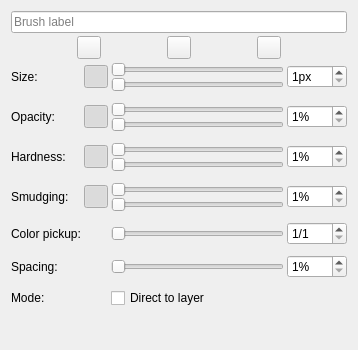
<?xml version="1.0" encoding="UTF-8"?>
<ui version="4.0">
 <class>BrushSettings</class>
 <widget class="QWidget" name="BrushSettings">
  <property name="geometry">
   <rect>
    <x>0</x>
    <y>0</y>
    <width>358</width>
    <height>350</height>
   </rect>
  </property>
  <property name="windowTitle">
   <string>Brush Settings</string>
  </property>
  <layout class="QVBoxLayout" name="verticalLayout">
   <property name="spacing">
    <number>3</number>
   </property>
   <item>
    <widget class="QLineEdit" name="brushLabel">
     <property name="placeholderText">
      <string>Brush label</string>
     </property>
    </widget>
   </item>
   <item>
    <layout class="QHBoxLayout" name="horizontalLayout">
     <property name="spacing">
      <number>0</number>
     </property>
     <item>
      <widget class="GroupedToolButton" name="hardedgeMode">
       <property name="toolTip">
        <string>Hard edged brush</string>
       </property>
       <property name="icon">
        <iconset theme="draw-freehand">
         <normaloff>theme:draw-freehand.svg</normaloff>theme:draw-freehand.svg</iconset>
       </property>
       <property name="checkable">
        <bool>true</bool>
       </property>
       <property name="autoExclusive">
        <bool>true</bool>
       </property>
       <property name="groupPosition">
        <enum>GroupedToolButton::GroupLeft</enum>
       </property>
      </widget>
     </item>
     <item>
      <widget class="GroupedToolButton" name="softedgeMode">
       <property name="toolTip">
        <string>Soft brush</string>
       </property>
       <property name="icon">
        <iconset theme="draw-brush">
         <normaloff>theme:draw-brush.svg</normaloff>theme:draw-brush.svg</iconset>
       </property>
       <property name="checkable">
        <bool>true</bool>
       </property>
       <property name="autoExclusive">
        <bool>true</bool>
       </property>
       <property name="groupPosition">
        <enum>GroupedToolButton::GroupCenter</enum>
       </property>
      </widget>
     </item>
     <item>
      <widget class="GroupedToolButton" name="watercolorMode">
       <property name="toolTip">
        <string>Watercolor</string>
       </property>
       <property name="icon">
        <iconset theme="draw-watercolor">
         <normaloff>theme:draw-watercolor.svg</normaloff>theme:draw-watercolor.svg</iconset>
       </property>
       <property name="checkable">
        <bool>true</bool>
       </property>
       <property name="autoExclusive">
        <bool>true</bool>
       </property>
       <property name="groupPosition">
        <enum>GroupedToolButton::GroupRight</enum>
       </property>
      </widget>
     </item>
    </layout>
   </item>
   <item>
    <layout class="QGridLayout" name="gridLayout" columnstretch="0,0,1,0,0">
     <property name="verticalSpacing">
      <number>0</number>
     </property>
     <item row="4" column="2" colspan="2">
      <widget class="QSlider" name="brushopacity">
       <property name="minimum">
        <number>1</number>
       </property>
       <property name="maximum">
        <number>100</number>
       </property>
       <property name="orientation">
        <enum>Qt::Horizontal</enum>
       </property>
      </widget>
     </item>
     <item row="6" column="0" rowspan="2">
      <widget class="QLabel" name="hardnessLabel">
       <property name="text">
        <string>Hardness:</string>
       </property>
      </widget>
     </item>
     <item row="11" column="0" colspan="5">
      <spacer name="colorpickupSeparator">
       <property name="orientation">
        <enum>Qt::Vertical</enum>
       </property>
       <property name="sizeType">
        <enum>QSizePolicy::Fixed</enum>
       </property>
       <property name="sizeHint" stdset="0">
        <size>
         <width>20</width>
         <height>10</height>
        </size>
       </property>
      </spacer>
     </item>
     <item row="0" column="0" rowspan="2">
      <widget class="QLabel" name="label">
       <property name="text">
        <string>Size:</string>
       </property>
      </widget>
     </item>
     <item row="3" column="2" colspan="2">
      <widget class="QSlider" name="brushopacity0">
       <property name="minimum">
        <number>1</number>
       </property>
       <property name="maximum">
        <number>100</number>
       </property>
       <property name="orientation">
        <enum>Qt::Horizontal</enum>
       </property>
      </widget>
     </item>
     <item row="3" column="0" rowspan="2">
      <widget class="QLabel" name="label_2">
       <property name="text">
        <string>Opacity:</string>
       </property>
      </widget>
     </item>
     <item row="14" column="4">
      <widget class="QSpinBox" name="spinBox_4">
       <property name="suffix">
        <string notr="true">%</string>
       </property>
       <property name="minimum">
        <number>1</number>
       </property>
       <property name="maximum">
        <number>50</number>
       </property>
      </widget>
     </item>
     <item row="9" column="2" colspan="2">
      <widget class="QSlider" name="brushsmudging0">
       <property name="minimum">
        <number>1</number>
       </property>
       <property name="maximum">
        <number>100</number>
       </property>
       <property name="orientation">
        <enum>Qt::Horizontal</enum>
       </property>
      </widget>
     </item>
     <item row="1" column="2" colspan="2">
      <widget class="QSlider" name="brushsize">
       <property name="minimum">
        <number>1</number>
       </property>
       <property name="maximum">
        <number>128</number>
       </property>
       <property name="orientation">
        <enum>Qt::Horizontal</enum>
       </property>
      </widget>
     </item>
     <item row="8" column="0" colspan="5">
      <spacer name="smudgingSeparator">
       <property name="orientation">
        <enum>Qt::Vertical</enum>
       </property>
       <property name="sizeType">
        <enum>QSizePolicy::Fixed</enum>
       </property>
       <property name="sizeHint" stdset="0">
        <size>
         <width>20</width>
         <height>10</height>
        </size>
       </property>
      </spacer>
     </item>
     <item row="6" column="2" colspan="2">
      <widget class="QSlider" name="brushhardness0">
       <property name="minimum">
        <number>1</number>
       </property>
       <property name="maximum">
        <number>100</number>
       </property>
       <property name="orientation">
        <enum>Qt::Horizontal</enum>
       </property>
      </widget>
     </item>
     <item row="10" column="2" colspan="2">
      <widget class="QSlider" name="brushsmudging">
       <property name="minimum">
        <number>1</number>
       </property>
       <property name="maximum">
        <number>100</number>
       </property>
       <property name="orientation">
        <enum>Qt::Horizontal</enum>
       </property>
      </widget>
     </item>
     <item row="6" column="1" rowspan="2">
      <widget class="QToolButton" name="hardnessPressure">
       <property name="toolTip">
        <string>Pressure sensitivity</string>
       </property>
       <property name="icon">
        <iconset theme="input-tablet">
         <normaloff>theme:input-tablet.svg</normaloff>theme:input-tablet.svg</iconset>
       </property>
       <property name="checkable">
        <bool>true</bool>
       </property>
       <property name="checked">
        <bool>true</bool>
       </property>
       <property name="autoRaise">
        <bool>true</bool>
       </property>
      </widget>
     </item>
     <item row="9" column="4" rowspan="2">
      <widget class="QSpinBox" name="smudgingBox">
       <property name="suffix">
        <string notr="true">%</string>
       </property>
       <property name="minimum">
        <number>1</number>
       </property>
       <property name="maximum">
        <number>100</number>
       </property>
      </widget>
     </item>
     <item row="7" column="2" colspan="2">
      <widget class="QSlider" name="brushhardness">
       <property name="minimum">
        <number>1</number>
       </property>
       <property name="maximum">
        <number>100</number>
       </property>
       <property name="orientation">
        <enum>Qt::Horizontal</enum>
       </property>
      </widget>
     </item>
     <item row="6" column="4" rowspan="2">
      <widget class="QSpinBox" name="hardnessBox">
       <property name="suffix">
        <string notr="true">%</string>
       </property>
       <property name="minimum">
        <number>1</number>
       </property>
       <property name="maximum">
        <number>100</number>
       </property>
      </widget>
     </item>
     <item row="14" column="0">
      <widget class="QLabel" name="label_4">
       <property name="text">
        <string>Spacing:</string>
       </property>
      </widget>
     </item>
     <item row="16" column="0">
      <widget class="QLabel" name="modeLabel">
       <property name="text">
        <string>Mode:</string>
       </property>
      </widget>
     </item>
     <item row="13" column="0" colspan="5">
      <spacer name="verticalSpacer_6">
       <property name="orientation">
        <enum>Qt::Vertical</enum>
       </property>
       <property name="sizeType">
        <enum>QSizePolicy::Fixed</enum>
       </property>
       <property name="sizeHint" stdset="0">
        <size>
         <width>20</width>
         <height>10</height>
        </size>
       </property>
      </spacer>
     </item>
     <item row="9" column="0" rowspan="2">
      <widget class="QLabel" name="smudgingLabel">
       <property name="text">
        <string>Smudging:</string>
       </property>
      </widget>
     </item>
     <item row="5" column="0" colspan="5">
      <spacer name="hardnessSeparator">
       <property name="orientation">
        <enum>Qt::Vertical</enum>
       </property>
       <property name="sizeType">
        <enum>QSizePolicy::Fixed</enum>
       </property>
       <property name="sizeHint" stdset="0">
        <size>
         <width>20</width>
         <height>10</height>
        </size>
       </property>
      </spacer>
     </item>
     <item row="14" column="2" colspan="2">
      <widget class="QSlider" name="brushspacing">
       <property name="minimum">
        <number>1</number>
       </property>
       <property name="maximum">
        <number>50</number>
       </property>
       <property name="orientation">
        <enum>Qt::Horizontal</enum>
       </property>
      </widget>
     </item>
     <item row="12" column="2" colspan="2">
      <widget class="QSlider" name="colorpickup">
       <property name="minimum">
        <number>1</number>
       </property>
       <property name="maximum">
        <number>32</number>
       </property>
       <property name="orientation">
        <enum>Qt::Horizontal</enum>
       </property>
      </widget>
     </item>
     <item row="0" column="2" colspan="2">
      <widget class="QSlider" name="brushsize0">
       <property name="minimum">
        <number>1</number>
       </property>
       <property name="maximum">
        <number>128</number>
       </property>
       <property name="orientation">
        <enum>Qt::Horizontal</enum>
       </property>
      </widget>
     </item>
     <item row="3" column="1" rowspan="2">
      <widget class="QToolButton" name="opacityPressure">
       <property name="toolTip">
        <string>Pressure sensitivity</string>
       </property>
       <property name="icon">
        <iconset theme="input-tablet">
         <normaloff>theme:input-tablet.svg</normaloff>theme:input-tablet.svg</iconset>
       </property>
       <property name="checkable">
        <bool>true</bool>
       </property>
       <property name="checked">
        <bool>true</bool>
       </property>
       <property name="autoRaise">
        <bool>true</bool>
       </property>
      </widget>
     </item>
     <item row="3" column="4" rowspan="2">
      <widget class="QSpinBox" name="spinBox_2">
       <property name="suffix">
        <string notr="true">%</string>
       </property>
       <property name="minimum">
        <number>1</number>
       </property>
       <property name="maximum">
        <number>100</number>
       </property>
      </widget>
     </item>
     <item row="0" column="1" rowspan="2">
      <widget class="QToolButton" name="sizePressure">
       <property name="toolTip">
        <string>Pressure sensitivity</string>
       </property>
       <property name="icon">
        <iconset theme="input-tablet">
         <normaloff>theme:input-tablet.svg</normaloff>theme:input-tablet.svg</iconset>
       </property>
       <property name="checkable">
        <bool>true</bool>
       </property>
       <property name="checked">
        <bool>true</bool>
       </property>
       <property name="autoRaise">
        <bool>true</bool>
       </property>
      </widget>
     </item>
     <item row="2" column="0" colspan="5">
      <spacer name="verticalSpacer">
       <property name="orientation">
        <enum>Qt::Vertical</enum>
       </property>
       <property name="sizeType">
        <enum>QSizePolicy::Fixed</enum>
       </property>
       <property name="sizeHint" stdset="0">
        <size>
         <width>20</width>
         <height>10</height>
        </size>
       </property>
      </spacer>
     </item>
     <item row="12" column="0">
      <widget class="QLabel" name="colorpickupLabel">
       <property name="text">
        <string>Color pickup:</string>
       </property>
      </widget>
     </item>
     <item row="12" column="4">
      <widget class="QSpinBox" name="colorpickupBox">
       <property name="prefix">
        <string>1/</string>
       </property>
       <property name="minimum">
        <number>1</number>
       </property>
       <property name="maximum">
        <number>32</number>
       </property>
      </widget>
     </item>
     <item row="16" column="2" colspan="3">
      <widget class="QCheckBox" name="modeIncremental">
       <property name="text">
        <string>Direct to layer</string>
       </property>
      </widget>
     </item>
     <item row="0" column="4" rowspan="2">
      <widget class="QSpinBox" name="spinBox">
       <property name="suffix">
        <string>px</string>
       </property>
       <property name="minimum">
        <number>1</number>
       </property>
       <property name="maximum">
        <number>128</number>
       </property>
      </widget>
     </item>
     <item row="9" column="1" rowspan="2">
      <widget class="QToolButton" name="smudgingPressure">
       <property name="toolTip">
        <string>Pressure sensitivity</string>
       </property>
       <property name="icon">
        <iconset theme="input-tablet">
         <normaloff>theme:input-tablet.svg</normaloff>theme:input-tablet.svg</iconset>
       </property>
       <property name="checkable">
        <bool>true</bool>
       </property>
       <property name="checked">
        <bool>true</bool>
       </property>
       <property name="autoRaise">
        <bool>true</bool>
       </property>
      </widget>
     </item>
     <item row="15" column="0" colspan="5">
      <spacer name="verticalSpacer_7">
       <property name="orientation">
        <enum>Qt::Vertical</enum>
       </property>
       <property name="sizeType">
        <enum>QSizePolicy::Fixed</enum>
       </property>
       <property name="sizeHint" stdset="0">
        <size>
         <width>20</width>
         <height>10</height>
        </size>
       </property>
      </spacer>
     </item>
    </layout>
   </item>
   <item>
    <spacer name="verticalSpacer_5">
     <property name="orientation">
      <enum>Qt::Vertical</enum>
     </property>
     <property name="sizeHint" stdset="0">
      <size>
       <width>20</width>
       <height>40</height>
      </size>
     </property>
    </spacer>
   </item>
  </layout>
 </widget>
 <customwidgets>
  <customwidget>
   <class>GroupedToolButton</class>
   <extends>QToolButton</extends>
   <header>widgets/groupedtoolbutton.h</header>
  </customwidget>
 </customwidgets>
 <tabstops>
  <tabstop>brushsize</tabstop>
  <tabstop>brushhardness</tabstop>
  <tabstop>brushspacing</tabstop>
 </tabstops>
 <resources/>
 <connections>
  <connection>
   <sender>brushsize</sender>
   <signal>valueChanged(int)</signal>
   <receiver>spinBox</receiver>
   <slot>setValue(int)</slot>
   <hints>
    <hint type="sourcelabel">
     <x>271</x>
     <y>83</y>
    </hint>
    <hint type="destinationlabel">
     <x>350</x>
     <y>77</y>
    </hint>
   </hints>
  </connection>
  <connection>
   <sender>spinBox</sender>
   <signal>valueChanged(int)</signal>
   <receiver>brushsize</receiver>
   <slot>setValue(int)</slot>
   <hints>
    <hint type="sourcelabel">
     <x>350</x>
     <y>77</y>
    </hint>
    <hint type="destinationlabel">
     <x>271</x>
     <y>83</y>
    </hint>
   </hints>
  </connection>
  <connection>
   <sender>brushopacity</sender>
   <signal>valueChanged(int)</signal>
   <receiver>spinBox_2</receiver>
   <slot>setValue(int)</slot>
   <hints>
    <hint type="sourcelabel">
     <x>271</x>
     <y>133</y>
    </hint>
    <hint type="destinationlabel">
     <x>350</x>
     <y>127</y>
    </hint>
   </hints>
  </connection>
  <connection>
   <sender>spinBox_2</sender>
   <signal>valueChanged(int)</signal>
   <receiver>brushopacity</receiver>
   <slot>setValue(int)</slot>
   <hints>
    <hint type="sourcelabel">
     <x>350</x>
     <y>127</y>
    </hint>
    <hint type="destinationlabel">
     <x>271</x>
     <y>133</y>
    </hint>
   </hints>
  </connection>
  <connection>
   <sender>brushhardness</sender>
   <signal>valueChanged(int)</signal>
   <receiver>hardnessBox</receiver>
   <slot>setValue(int)</slot>
   <hints>
    <hint type="sourcelabel">
     <x>271</x>
     <y>183</y>
    </hint>
    <hint type="destinationlabel">
     <x>350</x>
     <y>177</y>
    </hint>
   </hints>
  </connection>
  <connection>
   <sender>hardnessBox</sender>
   <signal>valueChanged(int)</signal>
   <receiver>brushhardness</receiver>
   <slot>setValue(int)</slot>
   <hints>
    <hint type="sourcelabel">
     <x>350</x>
     <y>177</y>
    </hint>
    <hint type="destinationlabel">
     <x>271</x>
     <y>183</y>
    </hint>
   </hints>
  </connection>
  <connection>
   <sender>brushspacing</sender>
   <signal>valueChanged(int)</signal>
   <receiver>spinBox_4</receiver>
   <slot>setValue(int)</slot>
   <hints>
    <hint type="sourcelabel">
     <x>271</x>
     <y>305</y>
    </hint>
    <hint type="destinationlabel">
     <x>350</x>
     <y>309</y>
    </hint>
   </hints>
  </connection>
  <connection>
   <sender>spinBox_4</sender>
   <signal>valueChanged(int)</signal>
   <receiver>brushspacing</receiver>
   <slot>setValue(int)</slot>
   <hints>
    <hint type="sourcelabel">
     <x>350</x>
     <y>309</y>
    </hint>
    <hint type="destinationlabel">
     <x>271</x>
     <y>305</y>
    </hint>
   </hints>
  </connection>
  <connection>
   <sender>sizePressure</sender>
   <signal>toggled(bool)</signal>
   <receiver>brushsize0</receiver>
   <slot>setVisible(bool)</slot>
   <hints>
    <hint type="sourcelabel">
     <x>116</x>
     <y>77</y>
    </hint>
    <hint type="destinationlabel">
     <x>269</x>
     <y>63</y>
    </hint>
   </hints>
  </connection>
  <connection>
   <sender>opacityPressure</sender>
   <signal>toggled(bool)</signal>
   <receiver>brushopacity0</receiver>
   <slot>setVisible(bool)</slot>
   <hints>
    <hint type="sourcelabel">
     <x>116</x>
     <y>127</y>
    </hint>
    <hint type="destinationlabel">
     <x>268</x>
     <y>113</y>
    </hint>
   </hints>
  </connection>
  <connection>
   <sender>hardnessPressure</sender>
   <signal>toggled(bool)</signal>
   <receiver>brushhardness0</receiver>
   <slot>setVisible(bool)</slot>
   <hints>
    <hint type="sourcelabel">
     <x>116</x>
     <y>177</y>
    </hint>
    <hint type="destinationlabel">
     <x>260</x>
     <y>163</y>
    </hint>
   </hints>
  </connection>
  <connection>
   <sender>smudgingPressure</sender>
   <signal>toggled(bool)</signal>
   <receiver>brushsmudging0</receiver>
   <slot>setVisible(bool)</slot>
   <hints>
    <hint type="sourcelabel">
     <x>116</x>
     <y>227</y>
    </hint>
    <hint type="destinationlabel">
     <x>271</x>
     <y>213</y>
    </hint>
   </hints>
  </connection>
  <connection>
   <sender>brushsmudging</sender>
   <signal>valueChanged(int)</signal>
   <receiver>smudgingBox</receiver>
   <slot>setValue(int)</slot>
   <hints>
    <hint type="sourcelabel">
     <x>271</x>
     <y>233</y>
    </hint>
    <hint type="destinationlabel">
     <x>350</x>
     <y>227</y>
    </hint>
   </hints>
  </connection>
  <connection>
   <sender>smudgingBox</sender>
   <signal>valueChanged(int)</signal>
   <receiver>brushsmudging</receiver>
   <slot>setValue(int)</slot>
   <hints>
    <hint type="sourcelabel">
     <x>350</x>
     <y>227</y>
    </hint>
    <hint type="destinationlabel">
     <x>271</x>
     <y>233</y>
    </hint>
   </hints>
  </connection>
  <connection>
   <sender>colorpickup</sender>
   <signal>valueChanged(int)</signal>
   <receiver>colorpickupBox</receiver>
   <slot>setValue(int)</slot>
   <hints>
    <hint type="sourcelabel">
     <x>271</x>
     <y>267</y>
    </hint>
    <hint type="destinationlabel">
     <x>350</x>
     <y>271</y>
    </hint>
   </hints>
  </connection>
  <connection>
   <sender>colorpickupBox</sender>
   <signal>valueChanged(int)</signal>
   <receiver>colorpickup</receiver>
   <slot>setValue(int)</slot>
   <hints>
    <hint type="sourcelabel">
     <x>350</x>
     <y>271</y>
    </hint>
    <hint type="destinationlabel">
     <x>271</x>
     <y>267</y>
    </hint>
   </hints>
  </connection>
 </connections>
</ui>
